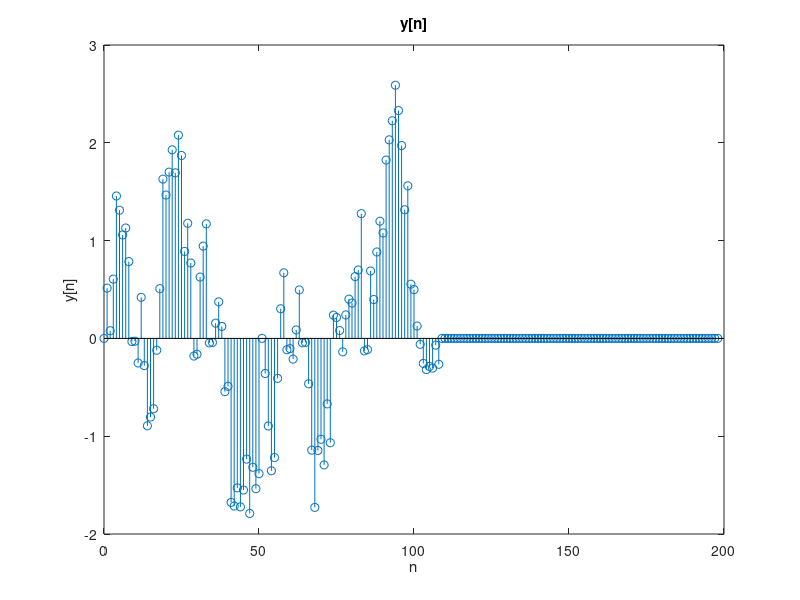

Here is the MATLAB script that generated this plot:
clear;
clc;
nx=0:99;
x=cos(nx.^2).*sin(2*pi/5.*nx); % x[n]
nh=0:99;
h=0.9.^nh.*(nh>=0 & nh<=9); % h[n]
y=conv(h,x);
ny=0:198; % range for y[n]
stem(ny,y);
xlabel('n');
ylabel('y[n]');
title('y[n]'); 